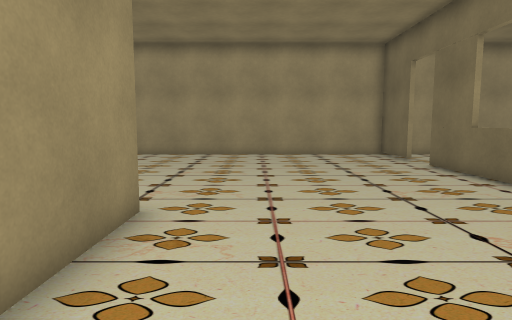
View 1 (above)

14 first-person views from a walk through a Unity game level. The camera is 1.3 m above the floor, tilts 6° down and sees 75° across. The floor is counted in squares, 1 m on a side. Each view is taken from the middle of a square. On the plan, view 1 faces up. The plan holds only what a view shows up to about 14 squares ahead; the rest is blank. The player is left out.

View 2
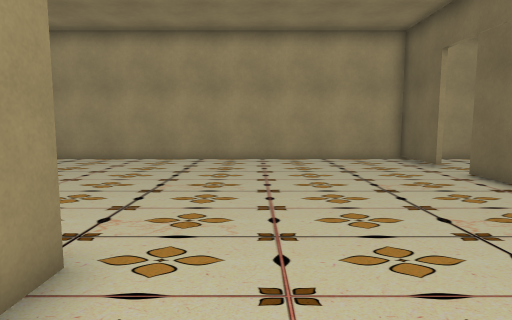

View 3
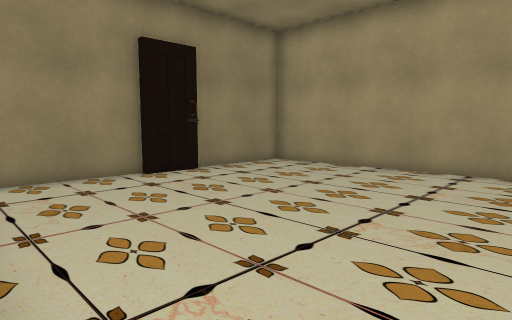

View 4
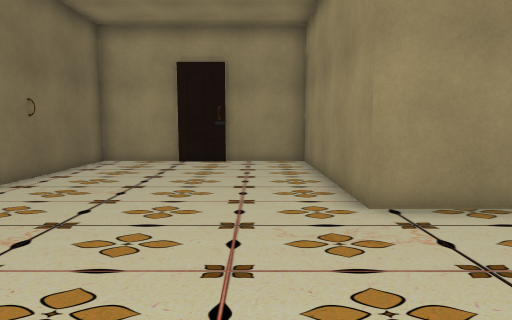

View 5
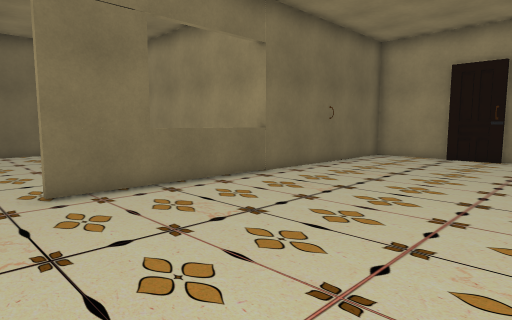

View 6
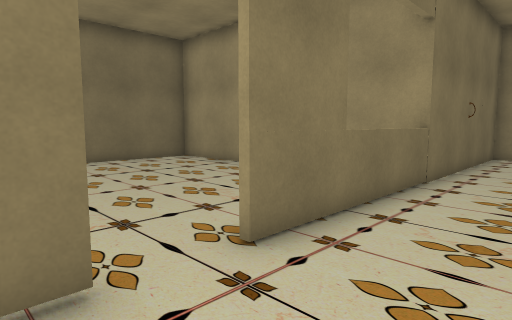

View 7
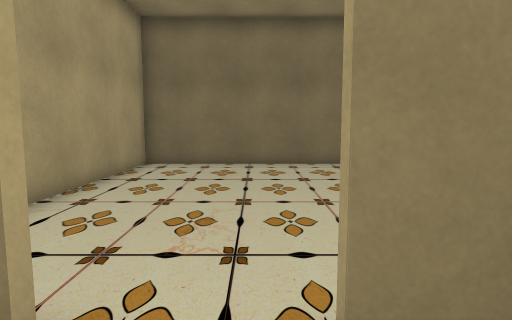

View 8
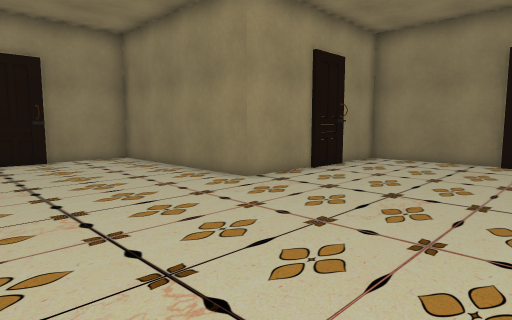

View 9
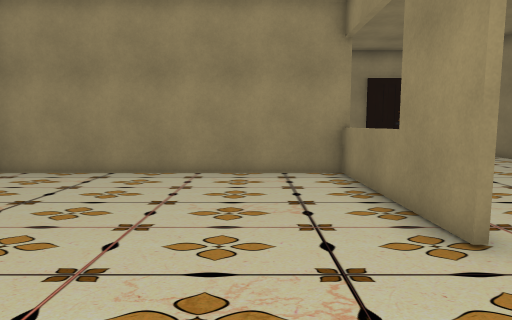

View 10
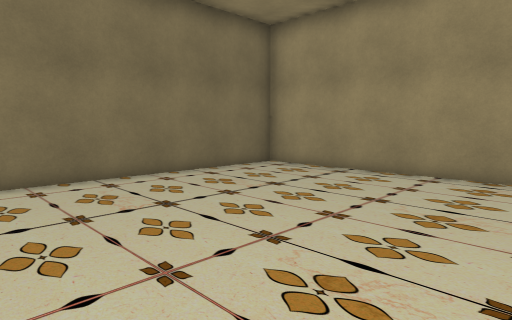

View 11
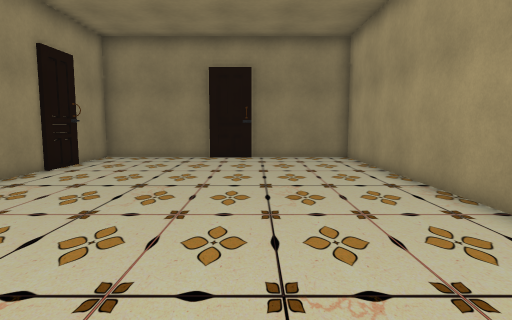

View 12
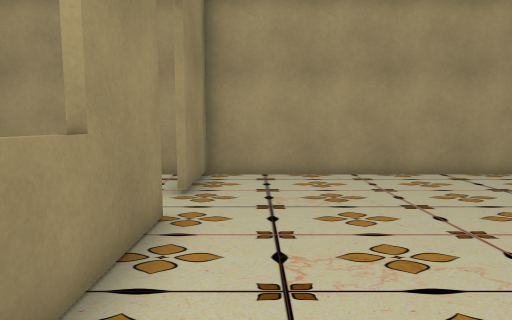

View 13
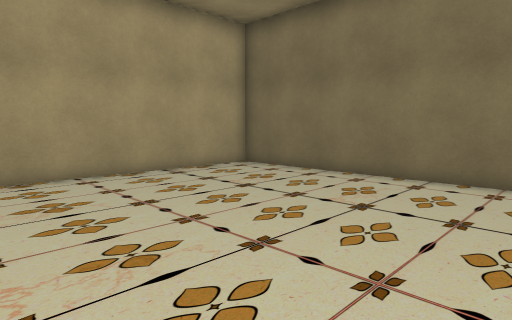

View 14
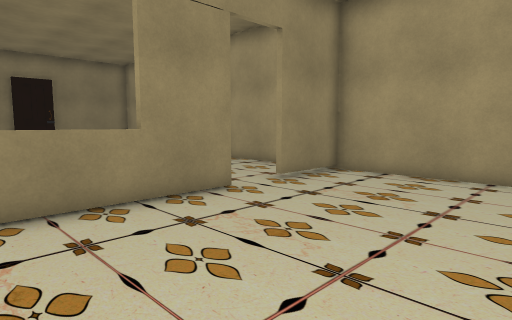

### Floor plan
Points are (right, up) in squares from view 1. A wall is a line through its corners. A room is listed if a view was taken in it or the views show most of it. See-through windows are left out.
Room 1 (views 1, 2, 3, 4, 5, 6, 7, 8, 11)
walls: (-8.5, 9.2) (-8.5, 5.1) (-1.8, 5.1) (-1.8, -2) (1.1, -2); (5.5, 12.1) (5.5, 14.8); (-8.3, 10.9) (-8.3, 9.1); (-8.5, 10.5) (-8.5, 9.5); (6, 14.7) (-8.5, 14.7) (-8.5, 10.8); (1, -1.8) (2.8, -1.8); (1.4, -2) (2.5, -2); (2.8, -2) (5.5, -2) (5.5, 10.6)
ways out: opening at (6, 11.5) to room 2
Room 2 (views 9, 10, 12, 13, 14)
walls: (5.7, 10.6) (5.7, 5.1) (15.2, 5.1) (15.2, 14.7) (6, 14.7); (5.7, 14.8) (5.7, 12.1)
ways out: opening at (6, 11.5) to room 1

Where each view was taken, in squares from view 1:
view 1: 0 up, 0 right, facing up
view 2: 2 up, 0 right, facing up
view 3: 5 up, 0 right, facing up-left
view 4: 10 up, 0 right, facing down
view 5: 12 up, 1 left, facing down-right
view 6: 13 up, 3 right, facing down-right
view 7: 11 up, 4 right, facing right
view 8: 11 up, 4 right, facing down-left
view 9: 14 up, 8 right, facing down
view 10: 14 up, 7 right, facing down-right
view 11: 11 up, 5 right, facing left
view 12: 6 up, 7 right, facing up
view 13: 6 up, 7 right, facing up-right
view 14: 6 up, 11 right, facing up-left
